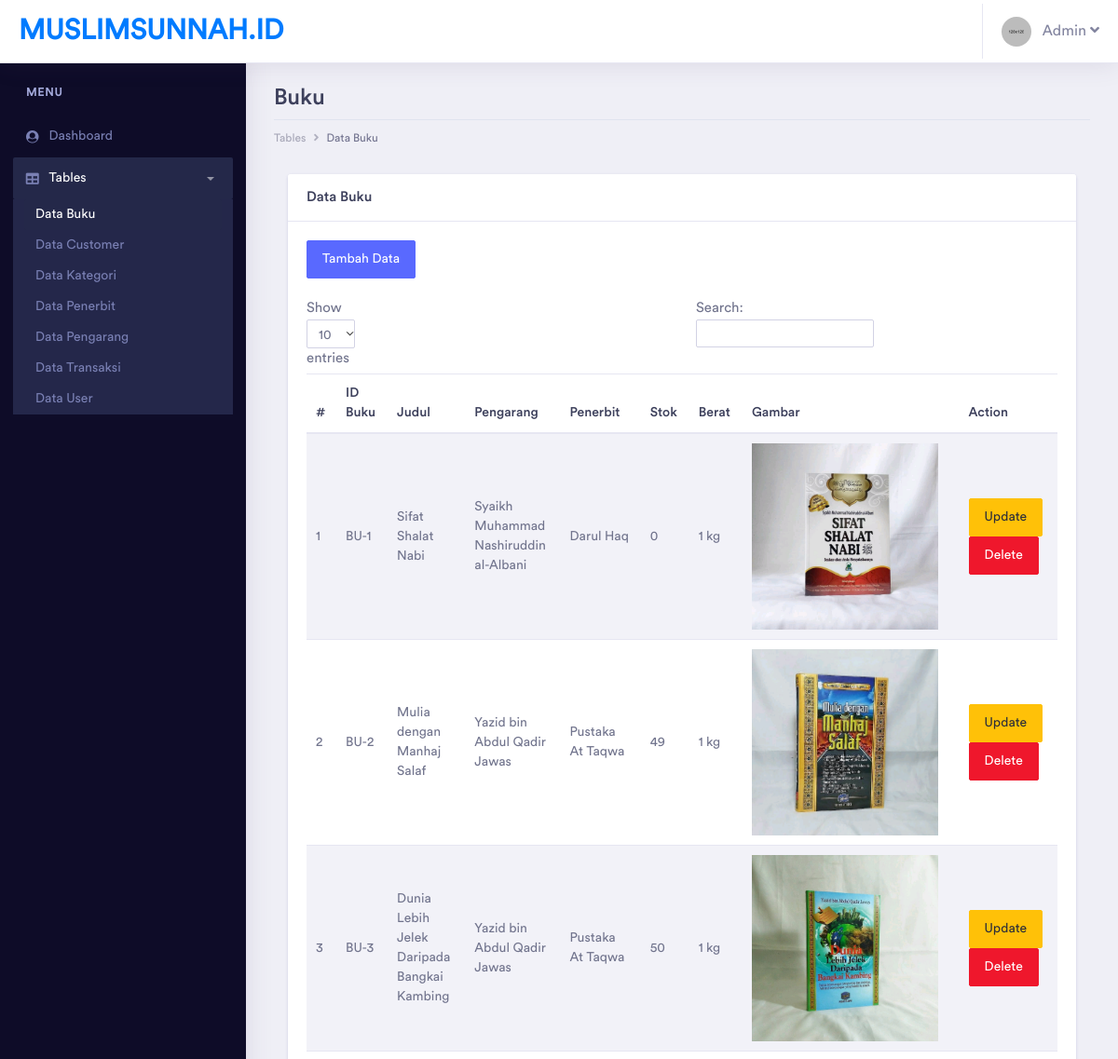
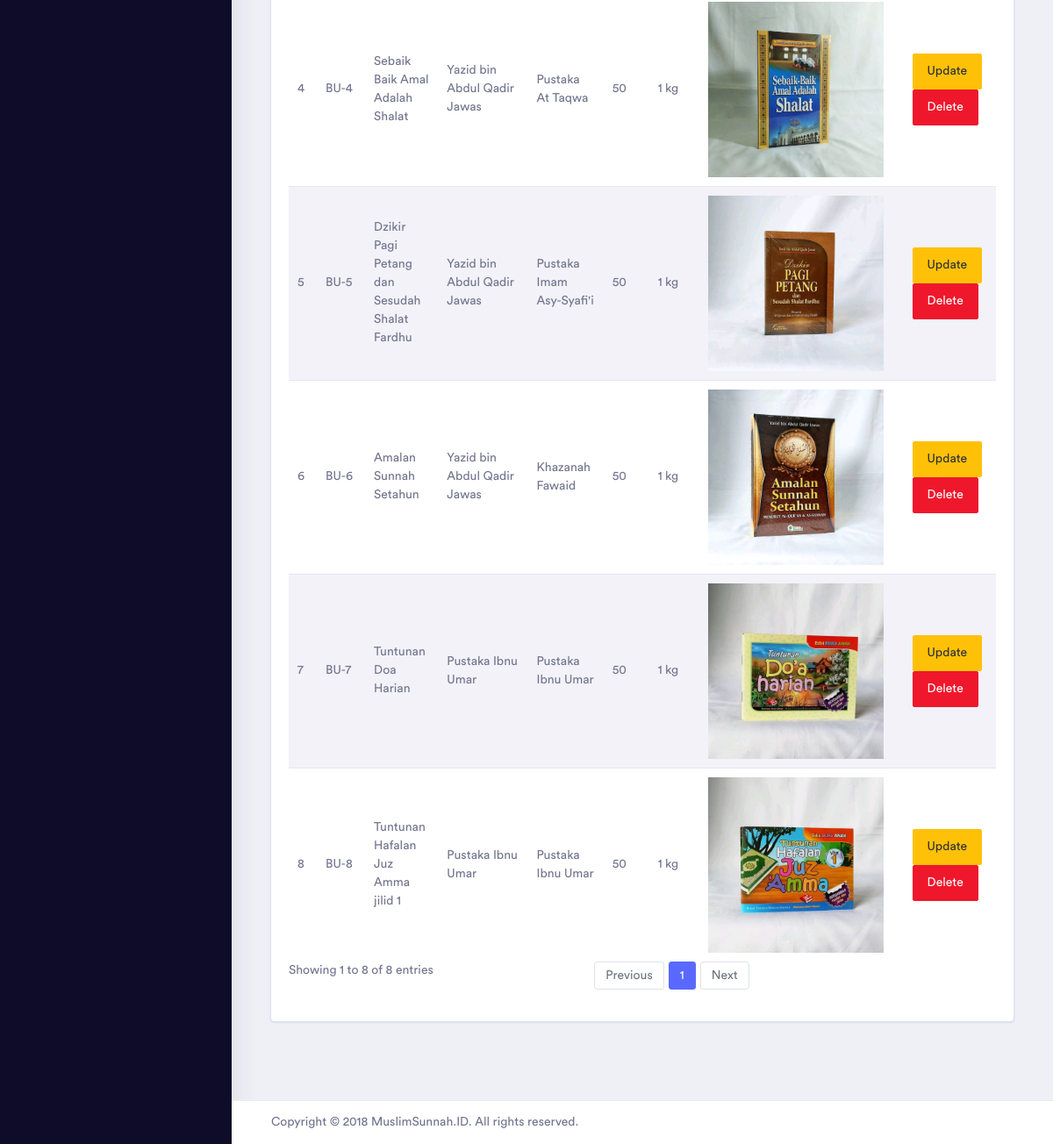
/admin/pages/tables/buku/table_buku.php (signed in), run on the app's committed database (2 pictures, top to bottom).
### tables this page shows
CREATE TABLE `buku` (
  `id_buku` varchar(50) NOT NULL,
  `judul_buku` varchar(200) NOT NULL,
  `id_pengarang` varchar(20) NOT NULL,
  `id_penerbit` varchar(20) NOT NULL,
  `id_kategori` varchar(20) NOT NULL,
  `stok` int(11) NOT NULL,
  `berat` float NOT NULL,
  `harga` int(11) NOT NULL,
  `deskripsi` varchar(1000) NOT NULL,
  `gambar` varchar(200) NOT NULL,
  `deleted` tinyint(1) NOT NULL
);

CREATE TABLE `pengarang` (
  `id_pengarang` varchar(20) NOT NULL,
  `nama_pengarang` varchar(100) NOT NULL,
  `alamat_pengarang` varchar(200) NOT NULL,
  `email_pengarang` varchar(50) NOT NULL,
  `telp_pengarang` varchar(20) NOT NULL,
  `deleted` tinyint(1) NOT NULL
);

CREATE TABLE `penerbit` (
  `id_penerbit` varchar(20) NOT NULL,
  `nama_penerbit` varchar(100) NOT NULL,
  `alamat_penerbit` varchar(100) NOT NULL,
  `email_penerbit` varchar(50) NOT NULL,
  `telp_penerbit` varchar(20) NOT NULL,
  `deleted` tinyint(1) NOT NULL
);

### admin/pages/tables/buku/table_buku.php (the view, shortened to what this page needs)
<?php
include '../../../../helper/connection.php';
?>
<?php
if(!$_SESSION['username'] && !$_SESSION['password'] && $_SESSION['tipe_user'] != "Admin")
{
    echo "
		<script type='text/javascript'>
		alert('Anda harus login terlebih dahulu!')
		window.location='../../../index.php';
		</script>";
}
else
{
?>
<!doctype html>
<html lang="en">
<head>
    <link rel="stylesheet" href="../../../assets/vendor/bootstrap/css/bootstrap.min.css">
    <link href="../../../assets/vendor/fonts/circular-std/style.css" rel="stylesheet">
    <link rel="stylesheet" href="../../../assets/libs/css/style.css">
    <link rel="stylesheet" href="../../../assets/vendor/fonts/fontawesome/css/fontawesome-all.css">
    <link rel="stylesheet" href="../../../assets/vendor/charts/chartist-bundle/chartist.css">
    <link rel="stylesheet" href="../../../assets/vendor/charts/morris-bundle/morris.css">
    <link rel="stylesheet" href="../../../assets/vendor/fonts/material-design-iconic-font/css/materialdesignicons.min.css">
    <link rel="stylesheet" href="../../../assets/vendor/charts/c3charts/c3.css">
    <link rel="stylesheet" href="../../../assets/vendor/fonts/flag-icon-css/flag-icon.min.css">
</head>
<body>
    <div class="dashboard-main-wrapper">
        <div class="dashboard-header">
            <nav class="navbar navbar-expand-lg bg-white fixed-top">
                <a class="navbar-brand" href="../../../dashboard.php">MUSLIMSUNNAH.ID</a>
                <div class="collapse navbar-collapse " id="navbarSupportedContent">
                    <ul class="navbar-nav ml-auto navbar-right-top">
                        <li class="nav-item dropdown nav-user">
                            <a class="nav-link nav-user-img" href="#" id="navbarDropdownMenuLink2" data-toggle="dropdown"
                                aria-haspopup="true" aria-expanded="false"><img src="../../../assets/images/avatar-1.jpg"
                                    alt="" class="user-avatar-md rounded-circle">&nbsp;&nbsp;&nbsp;Admin <i class="fas fa-angle-down"></i></a>
                        </li>
                    </ul>
                </div>
            </nav>
        </div>
        <div class="nav-left-sidebar sidebar-dark">
            <div class="menu-list">
                <nav class="navbar navbar-expand-lg navbar-light">
                    <div class="collapse navbar-collapse" id="navbarNav">
                        <ul class="navbar-nav flex-column">
                            <li class="nav-divider">
                                Menu
                            </li>
                            <li class="nav-item ">
                                <a class="nav-link" href="../../../dashboard.php" aria-expanded="false" data-target="#submenu-1"
                                    aria-controls="submenu-1"><i class="fa fa-fw fa-user-circle"></i>Dashboard
                                    <span class="badge badge-success">6</span></a>
                            </li>
                            <li class="nav-item">
                                <a class="nav-link active" href="#" data-toggle="collapse" aria-expanded="true"
                                    data-target="#submenu-5" aria-controls="submenu-5"><i class="fas fa-fw fa-table"></i>Tables</a>
                                <div id="submenu-5" class="collapse submenu show" style="">
                                    <ul class="nav flex-column">
                                        <li class="nav-item active">
                                            <a class="nav-link active" href="table_buku.php">Data Buku</a>
                                        </li>
                                        <li class="nav-item">
                                            <a class="nav-link" href="../customer/table_customer.php">Data Customer</a>
                                        </li>
                                        <li class="nav-item">
                                            <a class="nav-link" href="../kategori/table_kategori.php">Data Kategori</a>
                                        </li>
                                        <li class="nav-item">
                                            <a class="nav-link" href="../penerbit/table_penerbit.php">Data Penerbit</a>
                                        </li>
                                        <li class="nav-item">
                                            <a class="nav-link" href="../pengarang/table_pengarang.php">Data Pengarang</a>
                                        </li>
                                        <li class="nav-item">
                                            <a class="nav-link" href="../transaksi/table_transaksi.php">Data Transaksi</a>
                                        </li>
                                        <li class="nav-item">
                                            <a class="nav-link" href="../user/table_user.php">Data User</a>
                                        </li>
                                    </ul>
                                </div>
                            </li>
                        </ul>
                    </div>
                </nav>
            </div>
        </div>
        <div class="dashboard-wrapper">
            <div class="dashboard-ecommerce">
                <div class="container-fluid dashboard-content ">
                    <div class="row">
                        <div class="col-xl-12 col-lg-12 col-md-12 col-sm-12 col-12">
                            <div class="page-header">
                                <h2 class="pageheader-title">Buku</h2>
                                <div class="page-breadcrumb">
                                    <nav aria-label="breadcrumb">
                                        <ol class="breadcrumb">
                                            <li class="breadcrumb-item"><a href="#" class="breadcrumb-link">Tables</a></li>
                                            <li class="breadcrumb-item active" aria-current="page">Data Buku</li>
                                        </ol>
                                    </nav>
                                </div>
                            </div>
                        </div>
                    </div>
                    <div class="col-xl-12">
                        <div class="card">
                            <h5 class="card-header">Data Buku</h5>
                            <div class="card-body">
                                <a href="form_buku.php" class="btn btn-primary">Tambah Data</a>
                                <br><br>
                                <table id="tabell" class="table table-striped">
                                    <thead>
                                        <tr>
                                            <th>#</th>
                                            <th>ID Buku</th>
                                            <th>Judul</th>
                                            <th>Pengarang</th>
                                            <th>Penerbit</th>
                                            <th>Stok</th>
                                            <th>Berat</th>
                                            <th>Gambar</th>
                                            <th>Action</th>
                                        </tr>
                                    </thead>
                                    <tbody>
                                        <?php
                                            $query =
                                            "SELECT b.id_buku,b.judul_buku,pg.nama_pengarang,pn.nama_penerbit,b.stok,b.berat,b.gambar,b.deleted from buku b,pengarang pg,penerbit pn WHERE b.id_pengarang = pg.id_pengarang
                                            AND
                                            b.id_penerbit = pn.id_penerbit
                                            AND
                                            b.deleted = 0 ORDER BY b.id_buku";
                                            $result = mysqli_query($con, $query);
                                            if (mysqli_num_rows($result) > 0)
                                            {
                                                $index = 1;
                                                while($row = mysqli_fetch_assoc($result))
                                                {
                                                    $id_buku = $row['id_buku'];
                                                    echo "
                                                    <tr>
                                                        <td>" . $index++ . "</td>
                                                        <td>" . $row["id_buku"] . "</td>
                                                        <td>" . $row["judul_buku"] . "</td>
                                                        <td>" . $row["nama_pengarang"] . "</td>
                                                        <td>" . $row["nama_penerbit"] . "</td>
                                                        <td>" . $row["stok"] . "</td>
                                                        <td>" . $row["berat"] . " kg</td>
                                                        <td><img src='../../../../images/". $row["gambar"] ."' width='200px'></td>
                                                        <td>
                                                            <a href='form_edit_buku.php?id_buku=$id_buku' class='btn btn-warning'>Update</a>
                                                            <a href='process/delete_buku.php?id_buku=$id_buku' class='btn btn-danger'>Delete</a>
                                                        </td>
                                                    </tr>
                                                    ";
                                                }
                                            }
                                            ?>
                                    </tbody>
                                </table>
                            </div>
                        </div>
                    </div>
                </div>
            </div>
            <div class="footer">
                <div class="container-fluid">
                    <div class="row">
                        <div class="col-xl-6 col-lg-6 col-md-6 col-sm-12 col-12">
                            Copyright © 2018 MuslimSunnah.ID. All rights reserved.
                        </div>
                        <div class="col-xl-6 col-lg-6 col-md-6 col-sm-12 col-12">
                        </div>
                    </div>
                </div>
            </div>
        </div>
    </div>
</body>
</html>
<?php } ?>

### data on the page
buku: id_buku "BU-1", judul_buku "Sifat Shalat Nabi", id_pengarang.nama_pengarang "Syaikh Muhammad Nashiruddin al-Albani", id_penerbit.nama_penerbit "Darul Haq", stok "0", berat "1", gambar (picture)
buku: id_buku "BU-2", judul_buku "Mulia dengan Manhaj Salaf", id_pengarang.nama_pengarang "Yazid bin Abdul Qadir Jawas", id_penerbit.nama_penerbit "Pustaka At Taqwa", stok "49", berat "1", gambar (picture)
buku: id_buku "BU-3", judul_buku "Dunia Lebih Jelek Daripada Bangkai Kambing", id_pengarang.nama_pengarang "Yazid bin Abdul Qadir Jawas", id_penerbit.nama_penerbit "Pustaka At Taqwa", stok "50", berat "1", gambar (picture)
buku: id_buku "BU-4", judul_buku "Sebaik Baik Amal Adalah Shalat", id_pengarang.nama_pengarang "Yazid bin Abdul Qadir Jawas", id_penerbit.nama_penerbit "Pustaka At Taqwa", stok "50", berat "1", gambar (picture)
buku: id_buku "BU-5", judul_buku "Dzikir Pagi Petang dan Sesudah Shalat Fardhu", id_pengarang.nama_pengarang "Yazid bin Abdul Qadir Jawas", id_penerbit.nama_penerbit "Pustaka Imam Asy-Syafi'i", stok "50", berat "1", gambar (picture)
buku: id_buku "BU-6", judul_buku "Amalan Sunnah Setahun", id_pengarang.nama_pengarang "Yazid bin Abdul Qadir Jawas", id_penerbit.nama_penerbit "Khazanah Fawaid", stok "50", berat "1", gambar (picture)
buku: id_buku "BU-7", judul_buku "Tuntunan Doa Harian", id_pengarang.nama_pengarang "Pustaka Ibnu Umar", id_penerbit.nama_penerbit "Pustaka Ibnu Umar", stok "50", berat "1", gambar (picture)
buku: id_buku "BU-8", judul_buku "Tuntunan Hafalan Juz Amma jilid 1", id_pengarang.nama_pengarang "Pustaka Ibnu Umar", id_penerbit.nama_penerbit "Pustaka Ibnu Umar", stok "50", berat "1", gambar (picture)
